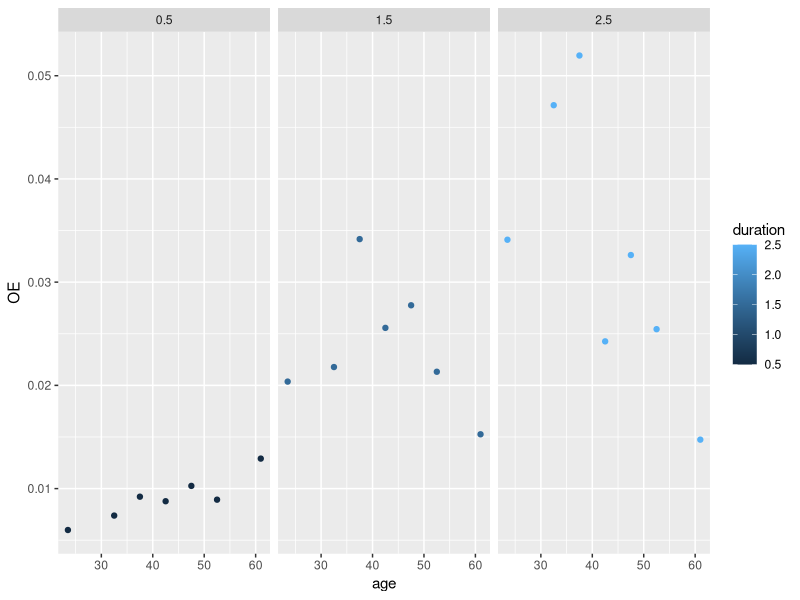
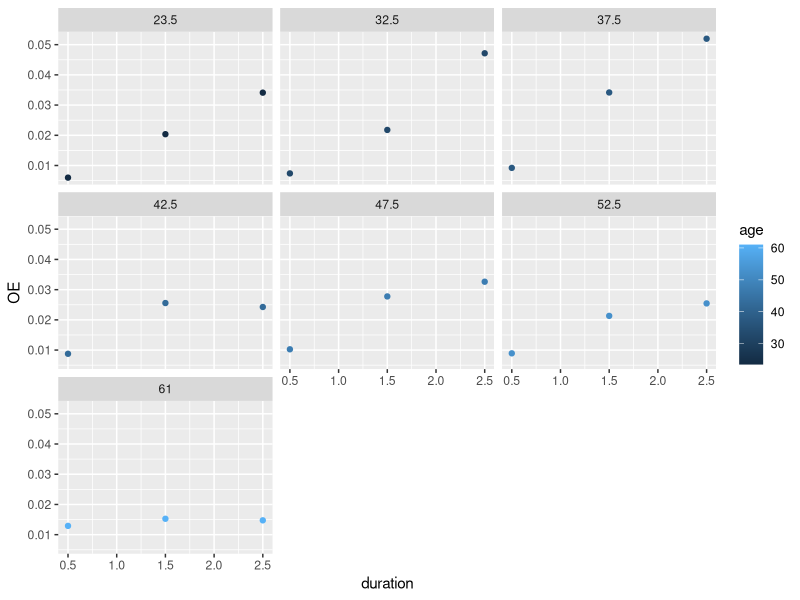
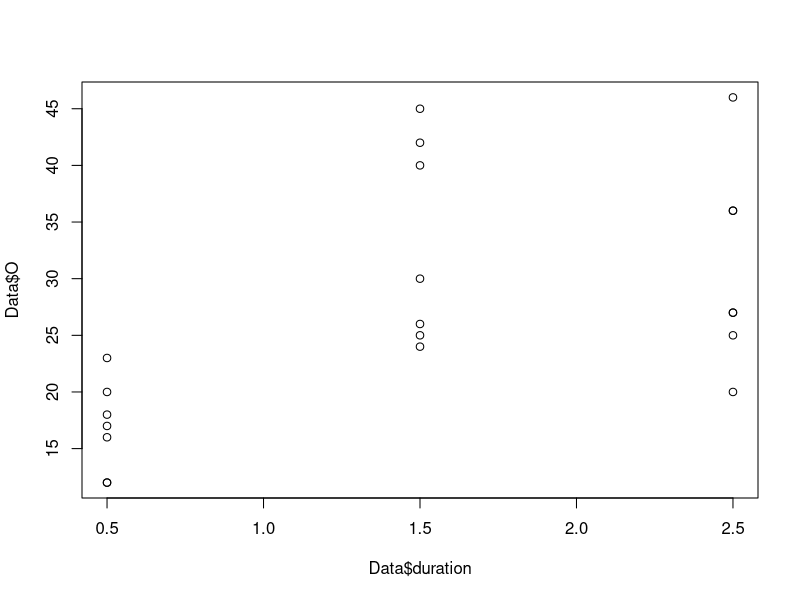
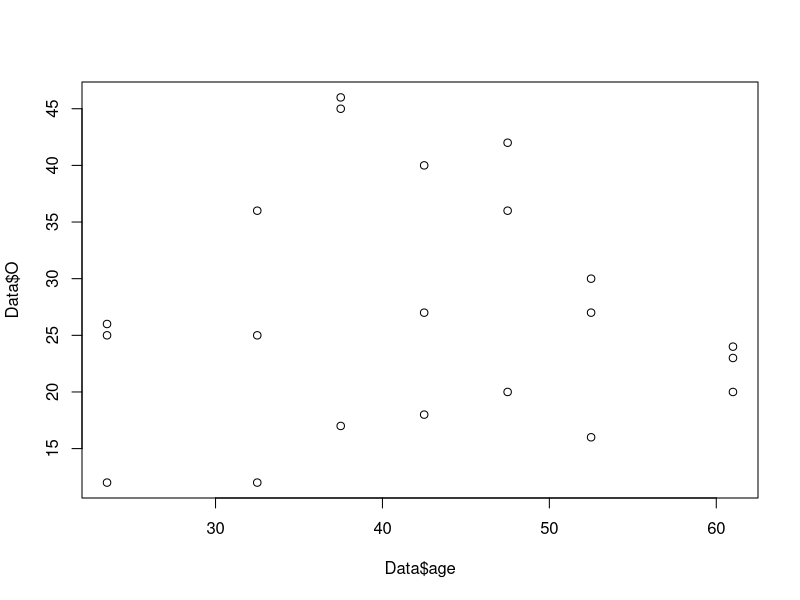
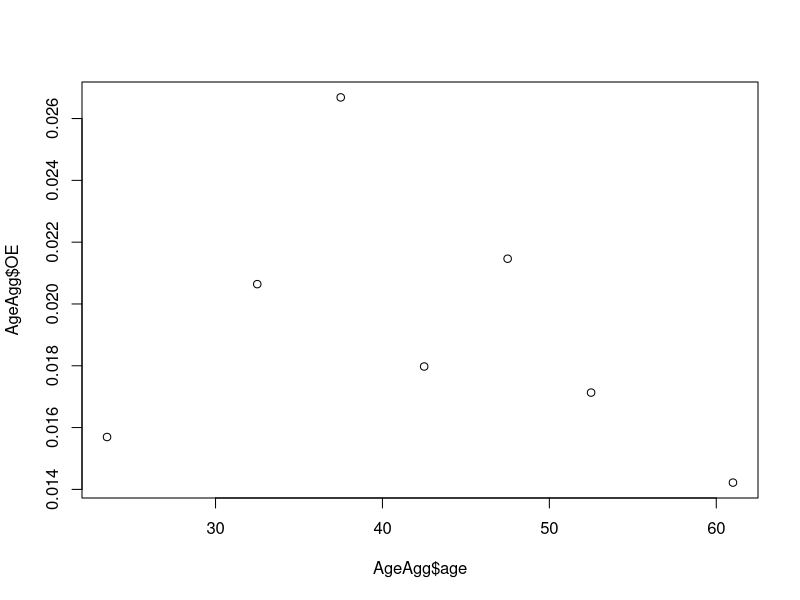
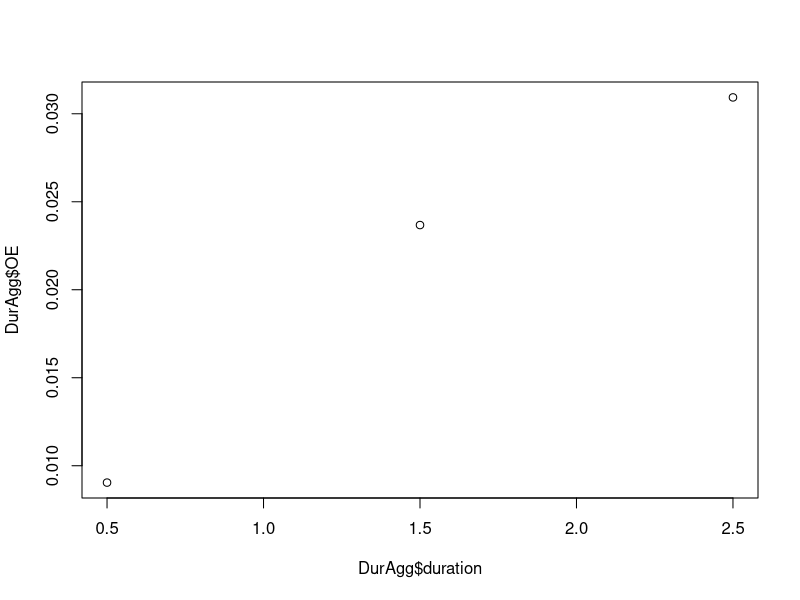
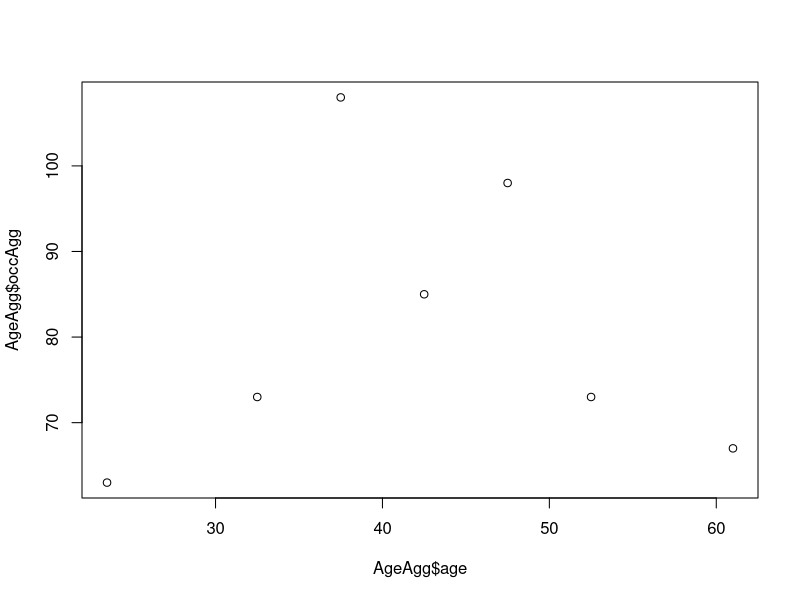
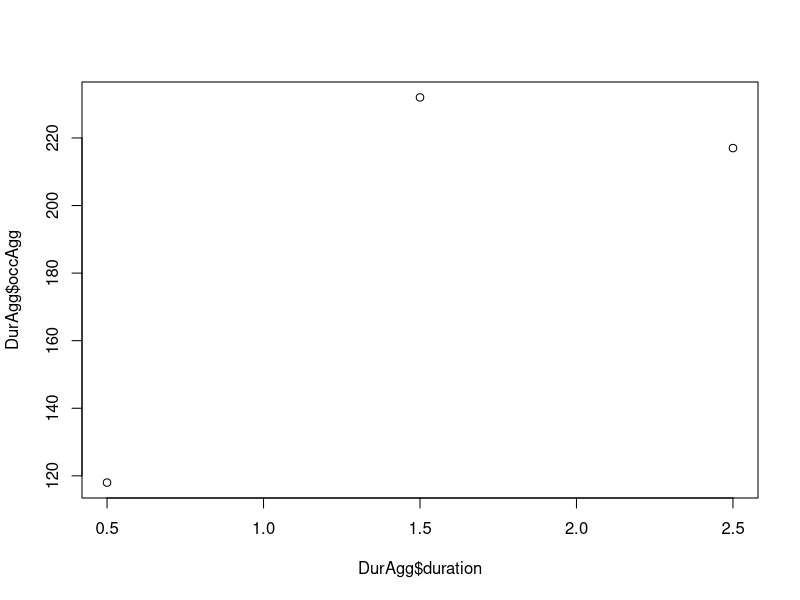

Here is the R script that generated these plots, in order:
######################################################
####               PAKKER OG DATA                 ####
######################################################
library(tidyverse)
library(ggplot2)
library(dplyr)
library(stats)
library(splines)
library(hexbin)


#Indlæs data:
Data <- read_csv("Data/RF/RFFJ.csv")

# Opret variabel OE-rater
Data$OE <- Data$O / Data$E

#Vis data og opsummering
#view(Data)


######################################################
####          CENTRERING AF COVARIATER            ####
######################################################

#Centrerer age
unique_ages <- unique(Data$age)
midpoints <- (unique_ages[-1] + unique_ages[-length(unique_ages)]) / 2
custom_last_point <- (67 - 55) / 2 + 55  # Brug 61 som værdi i højre endepunkt da det sidste datapunkt er 60 år
midpoints <- c(midpoints, custom_last_point)
Data$age <- midpoints[match(Data$age, unique_ages)]

#centrerer duration
midpointsduration<-c((unique(Data$duration)[-1]+unique(Data$duration)[-length(unique(Data$duration))])/2,unique(Data$duration)[length(unique(Data$duration))])
Data$duration<-midpointsduration[match(Data$duration, unique(Data$duration))]

#fjerner sidste datapunkt for duration
Data<-Data[Data$duration!=unique(Data$duration)[length(unique(Data$duration))],]

View(Data)

######################################################
####            VISUALISERING AF DATA             ####
######################################################
ggplot(Data, aes(x = age, y=OE)) +
  geom_point(aes(color = duration))+
  facet_wrap(~ duration)

ggplot(Data, aes(x = duration, y=OE)) +
  geom_point(aes(color = age))+
  facet_wrap(~ age)

plot(y=Data$O, x=Data$duration)
plot(y=Data$O, x=Data$age)



######################################################
####      AGGREGERING OG IKKE-LINEARE TRENDS      ####
######################################################

# Aggregering af data efter 'age'
AgeAgg <- Data %>%
  group_by(age) %>%
  summarise(expoAgg = sum(E), occAgg=sum(O)) %>%
  mutate(OE = occAgg/expoAgg)


# Aggregering af data efter 'duration'
DurAgg <- Data %>%
  group_by(duration) %>%
  summarise(expoAgg = sum(E), occAgg=sum(O)) %>%
  mutate(OE = occAgg/expoAgg)


# Plots af trends
plot(AgeAgg$age, AgeAgg$OE)
plot(DurAgg$duration, DurAgg$OE)

plot(AgeAgg$age, AgeAgg$occAgg)
plot(DurAgg$duration, DurAgg$occAgg)

plot(AgeAgg$age, AgeAgg$OE)
plot(DurAgg$duration, DurAgg$OE)

plot(AgeAgg$age, AgeAgg$occAgg)
plot(DurAgg$duration, DurAgg$occAgg)

plot(AgeAgg$age, AgeAgg$expoAgg)
plot(DurAgg$duration, DurAgg$expoAgg)



######################################################
####                  Residualplots               ####
######################################################


#Centrer middelværdien: 
residplotage<-function(model){qplot(Data$age, .stdresid,data = model)+
    geom_smooth(method = "loess", size = 1, formula = y ~ x) +
    xlab("age") +
    ylab("fitted values")}

residplotduration<-function(model){qplot(Data$duration, .stdresid,data = model)+
    geom_smooth(method = "loess", size = 1, formula = y ~ x) +
    xlab("duration") +
    ylab("fitted values")}

######################################################
####                  GLM MODELLER                ####
######################################################

# Lineær model med age og duration
glm_linear_1 <- glm(O ~ age + duration, offset = log(E), family = poisson, data = Data)
summary(glm_linear_1)
AIC(glm_linear_1)


######################################################
####                 POLYNOMIUM                   ####
######################################################

# Polynomial modeller for duration
glm_poly_1_dur <- glm(O ~ age + poly(duration, 1), offset = log(E), family = poisson, data = Data)
glm_poly_2_dur <- glm(O ~ age + poly(duration, 2), offset = log(E), family = poisson, data = Data)

# Sammenlign AIC for polynomial modeller for duration
AIC(glm_poly_1_dur, glm_poly_2_dur)

#residualplots
residplotduration(glm_poly_1_dur)
residplotduration(glm_poly_2_dur)

# Polynomial modeller for age
glm_poly_1_age <- glm(O ~ poly(age, 1) + duration, offset = log(E), family = poisson, data = Data)
glm_poly_2_age <- glm(O ~ poly(age, 2) + duration, offset = log(E), family = poisson, data = Data)
glm_poly_4_age <- glm(O ~ poly(age, 4) + duration, offset = log(E), family = poisson, data = Data)
glm_poly_6_age <- glm(O ~ poly(age, 6) + duration, offset = log(E), family = poisson, data = Data)

# Sammenlign AIC for polynomial modeller for age
AIC(glm_poly_1_age, glm_poly_2_age, glm_poly_4_age, glm_poly_6_age)

#Residualplot
residplotage(glm_poly_2_age)
residplotage(glm_poly_4_age)
residplotage(glm_poly_6_age)

# Polynomial model med kombination af age og duration
glm_poly_6_2 <- glm(O ~ poly(age, 6) + poly(duration, 2), offset = log(E), family = poisson, data = Data)
glm_poly_4_2 <- glm(O ~ poly(age, 4) + poly(duration, 2), offset = log(E), family = poisson, data = Data)
glm_poly_3_2 <- glm(O ~ poly(age, 3) + poly(duration, 2), offset = log(E), family = poisson, data = Data)
glm_poly_2_2 <- glm(O ~ poly(age, 2) + poly(duration, 2), offset = log(E), family = poisson, data = Data)

# Sammenlign AIC for modeller med age og duration polynomier
AIC(glm_poly_2_2, glm_poly_3_2, glm_poly_4_2, glm_poly_6_2)


######################################################
####                   SPLINES                   ####
######################################################
#Splines på covariabler seperat:
glm_splines_2_dur <- glm(O ~ ns(duration, df = 3) + age, offset = log(E), 
                         family = poisson, data = Data)

glm_splines_3_dur <- glm(O ~ ns(duration, df = 4) + age, offset = log(E), 
                         family = poisson, data = Data)

glm_splines_2_age <- glm(O ~ ns(age, df = 3) + duration, offset = log(E), 
                         family = poisson, data = Data)

glm_splines_3_age <- glm(O ~ ns(age, df = 4) + duration, offset = log(E), 
                         family = poisson, data = Data)

glm_splines_4_age <- glm(O ~ ns(age, df = 5) + duration, offset = log(E), 
                         family = poisson, data = Data)

glm_splines_5_age <- glm(O ~ ns(age, df = 6) + duration, offset = log(E), 
                         family = poisson, data = Data)


AIC(glm_splines_2_dur,glm_splines_3_dur,glm_splines_2_age,glm_splines_3_age,glm_splines_4_age,glm_splines_5_age)
AIC(glm_poly_2_dur,glm_poly_1_age, glm_poly_2_age, glm_poly_4_age, glm_poly_6_age)

glm_splines_2_2 <- glm(O ~ ns(age, df=3) + ns(duration, df=3), offset = log(E), family = poisson, data = Data)
glm_splines_3_2 <- glm(O ~ ns(age, df=4) + ns(duration, df=3), offset = log(E), family = poisson, data = Data)
glm_splines_4_2 <- glm(O ~ ns(age, df=5) + ns(duration, df=3), offset = log(E), family = poisson, data = Data)
glm_splines_5_2 <- glm(O ~ ns(age, df=6) + ns(duration, df=3), offset = log(E), family = poisson, data = Data)

AIC(glm_splines_2_2,glm_splines_3_2,glm_splines_4_2,glm_splines_5_2)
AIC(glm_poly_2_2, glm_poly_3_2, glm_poly_4_2, glm_poly_6_2)

summary(glm_poly_2_2)
summary(glm_poly_6_2)

#Det er kun i glm_poly_2_2 at alle beta-værdier er signifikante.


######################################################
####              TILFØJER INDIKATOR              ####
######################################################

glm_ind_dur <- glm(O ~ age +poly(duration, 2) + I(age <= 40), offset = log(E), family = poisson, data = Data)

glm_ind_dur_3_1 <- glm(O ~ poly(age, 2) + poly(duration, 2) + I(age <= 40), offset = log(E), family = poisson, data = Data)

glm_ind_dur_3_2 <- glm(O ~ poly(age, 4) + poly(duration, 2) + I(age <= 40), offset = log(E), family = poisson, data = Data)

glm_ind_dur_3_3 <- glm(O ~ poly(age, 6) + poly(duration, 2) + I(age <= 40), offset = log(E), family = poisson, data = Data)

AIC(glm_ind_dur,glm_ind_dur_3_1,glm_ind_dur_3_2,glm_ind_dur_3_3,glm_poly_2_2)

summary(glm_ind_dur_3_1)


######################################################
####                  HEATMAPS                    ####
######################################################
#Insæt den valgte model: 
model <- glm_ind_dur_3_1

# Beregn observerede rater
Data$observed_rate <- Data$O / Data$E

# Heatmap for observerede OE-rater
heatmap_observed <- ggplot(Data, aes(y = duration, x = age, fill = observed_rate)) +
  geom_tile(color = "white") +
  scale_fill_gradient(low = "blue", high = "red") +
  labs(title = "Heatmap af Observerede OE-Rater", y = "Duration", x = "Age", fill = "Observed OE-Rate") +
  theme_minimal()

heatmap_observed


Data$predicted_O <- predict(model, type = "response")

Data$observed_predict <- Data$predicted_O/ Data$E

# Heatmap for observerede OE-rater
heatmap_predicted <- ggplot(Data, aes(y = duration, x = age, fill = observed_predict)) +
  geom_tile(color = "white") +
  scale_fill_gradient(low = "blue", high = "red") +
  labs(title = "Heatmap af Observerede OE-Rater", y = "Duration", x = "Age", fill = "Observed OE-Rate") +
  theme_minimal()

heatmap_predicted


######################################################
####         Prædictions- og residualplot         ####
######################################################
#Insæt den valgte model: 
model <- glm_ind_dur_3_1

# Beregn forudsagte O-værdier
Data$predicted_O <- predict(model, type = "response")

# Vis data med forudsagte værdier
#View(Data)

# Aggreger forudsagte værdier efter age
AgeAgg <- Data %>%
  group_by(age) %>%
  summarise(expoAgg = sum(E), occAgg = sum(O), predictedAgg = sum(predicted_O)) %>%
  mutate(predicted_OE = predictedAgg / expoAgg, OE = occAgg / expoAgg)

# Plot OE-rater over alder
plot(AgeAgg$age, AgeAgg$OE, col = "blue", pch = 1, xlab = "Age", ylab = "OE Rate", 
     main = "OE-rates with additive model over Age")
lines(AgeAgg$age, AgeAgg$predicted_OE, col = "red", lwd = 2)
abline(v = 42.5, col = "steelblue", lty = 2)


# Aggreger forudsagte værdier efter duration
DurAgg <- Data %>%
  group_by(duration) %>%
  summarise(expoAgg = sum(E), occAgg = sum(O), predictedAgg = sum(predicted_O)) %>%
  mutate(predicted_OE = predictedAgg / expoAgg, OE = occAgg / expoAgg)

# Plot OE-rater over duration
plot(DurAgg$duration, DurAgg$OE, col = "blue", pch = 1, xlab = "Duration", ylab = "OE Rate", 
     main = "OE-rates with additive model over Duration")
lines(DurAgg$duration, DurAgg$predicted_OE, col = "red", lwd = 2)


# Residualplot for lineær model
residplotage(model)



#Insæt den valgte model: 
model <- glm_splines_2_2

# Beregn forudsagte O-værdier
Data$predicted_O <- predict(model, type = "response")

# Vis data med forudsagte værdier
View(Data)

# Aggreger forudsagte værdier efter age
AgeAgg <- Data %>%
  group_by(age) %>%
  summarise(expoAgg = sum(E), occAgg = sum(O), predictedAgg = sum(predicted_O)) %>%
  mutate(predicted_OE = predictedAgg / expoAgg, OE = occAgg / expoAgg)

# Plot OE-rater over alder
plot(AgeAgg$age, AgeAgg$OE, col = "blue", pch = 1, xlab = "Age", ylab = "OE Rate", 
     main = "OE-rates with additive model over Age")
lines(AgeAgg$age, AgeAgg$predicted_OE, col = "red", lwd = 2)
abline(v = 42.5, col = "steelblue", lty = 2)


# Aggreger forudsagte værdier efter duration
DurAgg <- Data %>%
  group_by(duration) %>%
  summarise(expoAgg = sum(E), occAgg = sum(O), predictedAgg = sum(predicted_O)) %>%
  mutate(predicted_OE = predictedAgg / expoAgg, OE = occAgg / expoAgg)

# Plot OE-rater over duration
plot(DurAgg$duration, DurAgg$OE, col = "blue", pch = 1, xlab = "Duration", ylab = "OE Rate", 
     main = "OE-rates with additive model over Duration")
lines(DurAgg$duration, DurAgg$predicted_OE, col = "red", lwd = 2)


# Residualplot for lineær model
residplotage(model)



######################################################
####                ENDELIG MODEL                 ####
######################################################

RFFJ_final <- glm(O ~ poly(age, 2) + poly(duration, 2) + I(age <= 40), offset = log(E), family = poisson, data = Data)





